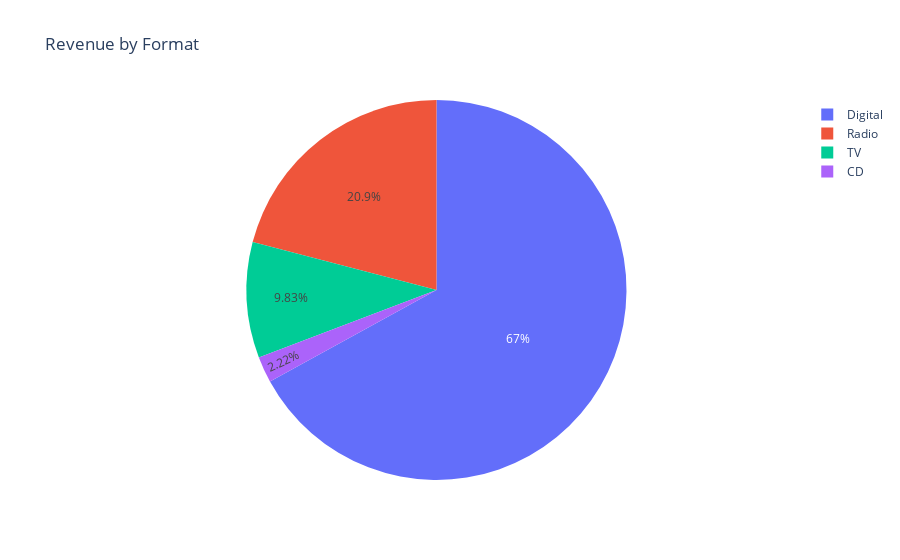

The code cell stored with this chart in its notebook:
### Code cell
fig = px.pie(df_channels, names = "Format", values="Revenue",title="Revenue by Format")
fig.show()

### Figure 1 — Plotly figure (JSON) as saved in the notebook; plotly's stock layout.template omitted (floating-point values rounded to 4 significant figures)
{"data": [{"domain": {"x": [0, 1], "y": [0, 1]}, "hovertemplate": "Format=%{label}<br>Revenue=%{value}<extra></extra>", "labels": ["CD", "Digital", "Radio", "TV"], "legendgroup": "", "name": "", "showlegend": true, "type": "pie", "values": [245355, 7401232, 2313405, 1086033]}], "layout": {"legend": {"tracegroupgap": 0}, "title": {"text": "Revenue by Format"}}}
